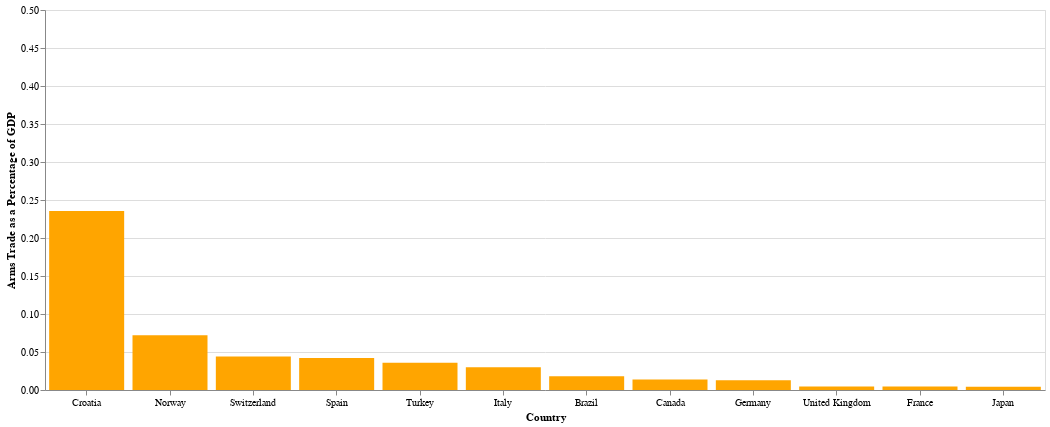

The cell this chart's notebook holds for it:
### Code cell
alt.Chart(df_for_perc_of_gdp).mark_bar().encode(
    alt.X('Country:N', 
          sort=alt.EncodingSortField(field='percent_GDP', 
                                     order='descending'),
          title='Country',
          axis=alt.Axis(labelAngle=0)),
    alt.Y('percent_GDP:Q',
          title='Arms Trade as a Percentage of GDP',
          scale=alt.Scale(domain=(0, 0.5))),
    alt.Order(shorthand=['percent_GDP'], sort='descending'),
    alt.Tooltip(['Country', 'percent_GDP'])
).configure_bar(color='orange'
).properties(width=1000, 
             height=380)

### Figure 1 — Vega-Lite specification as saved in the notebook (floating-point values rounded to 4 significant figures)
{"$schema": "https://vega.github.io/schema/vega-lite/v3.4.0.json", "config": {"bar": {"color": "orange"}, "mark": {"tooltip": null}, "view": {"height": 300, "width": 400}}, "data": {"name": "data-cc8af0b86b0228f150f2f37361502f05"}, "datasets": {"data-cc8af0b86b0228f150f2f37361502f05": [{"Country": "Brazil", "Direction": "Export", "GDP": 1868630000000, "USD_Value": 340930090, "Year": 2018, "id": 76, "percent_GDP": 0.01824}, {"Country": "Canada", "Direction": "Export", "GDP": 1712510000000, "USD_Value": 235600000.0, "Year": 2018, "id": 124, "percent_GDP": 0.01376}, {"Country": "Croatia", "Direction": "Export", "GDP": 60805659436, "USD_Value": 143312116, "Year": 2018, "id": 191, "percent_GDP": 0.2357}, {"Country": "France", "Direction": "Export", "GDP": 2777540000000, "USD_Value": 130400000.0, "Year": 2018, "id": 250, "percent_GDP": 0.004696}, {"Country": "Germany", "Direction": "Export", "GDP": 3996760000000, "USD_Value": 518300000.0, "Year": 2018, "id": 276, "percent_GDP": 0.01297}, {"Country": "Italy", "Direction": "Export", "GDP": 2073900000000, "USD_Value": 620800000.0, "Year": 2018, "id": 380, "percent_GDP": 0.02993}, {"Country": "Japan", "Direction": "Export", "GDP": 4970920000000, "USD_Value": 208400000.0, "Year": 2018, "id": 392, "percent_GDP": 0.004193}, {"Country": "Norway", "Direction": "Export", "GDP": 434751000000, "USD_Value": 312700000.0, "Year": 2018, "id": 578, "percent_GDP": 0.07192}, {"Country": "Spain", "Direction": "Export", "GDP": 1426190000000, "USD_Value": 599900000.0, "Year": 2018, "id": 724, "percent_GDP": 0.04206}, {"Country": "Switzerland", "Direction": "Export", "GDP": 705501000000, "USD_Value": 309900000.0, "Year": 2018, "id": 756, "percent_GDP": 0.04393}, {"Country": "Turkey", "Direction": "Export", "GDP": 766509000000, "USD_Value": 274497456, "Year": 2018, "id": 792, "percent_GDP": 0.03581}, {"Country": "United Kingdom", "Direction": "Export", "GDP": 2825210000000, "USD_Value": 134500000.0, "Year": 2018, "id": 826, "percent_GDP": 0.004761}]}, "encoding": {"order": [{"field": "percent_GDP", "sort": "descending", "type": "quantitative"}], "tooltip": [{"field": "Country", "type": "nominal"}, {"field": "percent_GDP", "type": "quantitative"}], "x": {"axis": {"labelAngle": 0}, "field": "Country", "sort": {"field": "percent_GDP", "order": "descending"}, "title": "Country", "type": "nominal"}, "y": {"field": "percent_GDP", "scale": {"domain": [0, 0.5]}, "title": "Arms Trade as a Percentage of GDP", "type": "quantitative"}}, "height": 380, "mark": "bar", "width": 1000}
